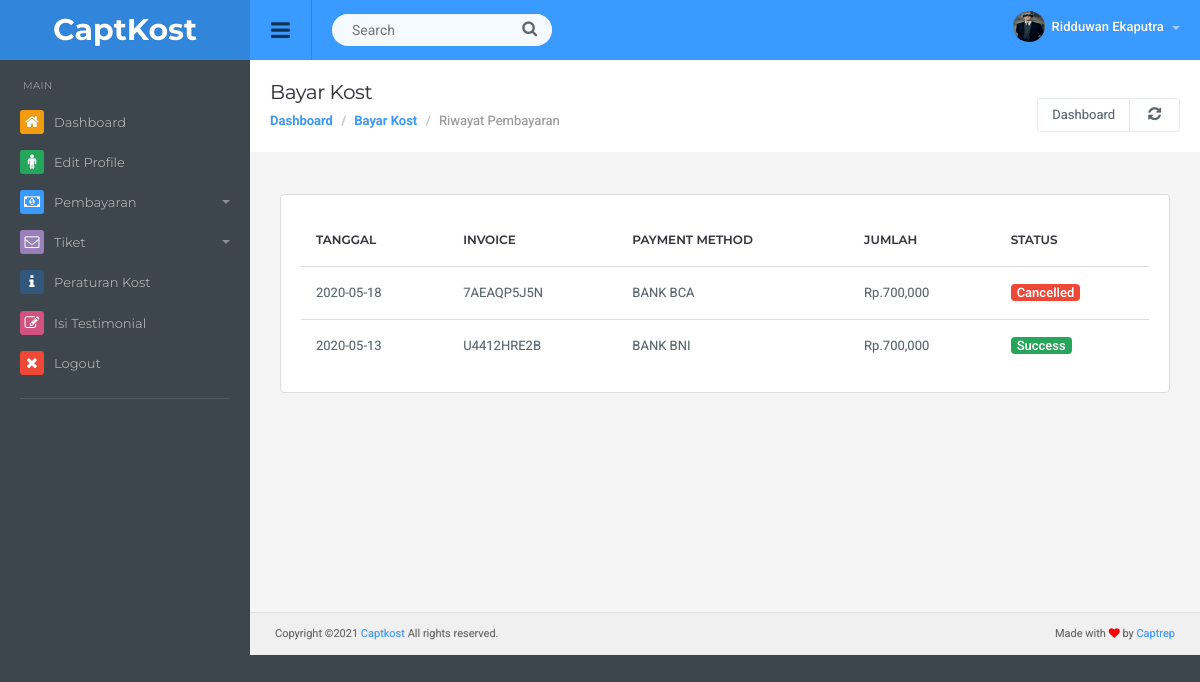
Page /member/history.php (signed in) on the committed database.
### tables this page shows
CREATE TABLE `identitas` (
  `id_identitas` int(3) NOT NULL,
  `nama` varchar(50) NOT NULL,
  `umur` int(2) NOT NULL,
  `pekerjaan` varchar(50) NOT NULL,
  `agama` varchar(10) NOT NULL,
  `jalan` varchar(50) NOT NULL,
  `desa` varchar(50) NOT NULL,
  `kecamatan` varchar(50) NOT NULL,
  `kabupaten` varchar(50) NOT NULL,
  `foto` varchar(50) NOT NULL,
  `id_penghuni` int(3) NOT NULL
);

CREATE TABLE `pembayaran` (
  `id_pembayaran` int(5) NOT NULL,
  `invoice` varchar(50) NOT NULL,
  `username` varchar(50) NOT NULL,
  `nama_kamar` varchar(50) NOT NULL,
  `jenis` enum('Pendaftaran','Pembayaran') NOT NULL,
  `method` varchar(50) NOT NULL,
  `status` enum('Pending','Success','Cancelled') NOT NULL,
  `tanggal` date NOT NULL,
  `jumlah` int(15) NOT NULL
);

### member/history.php (the view, shortened to what this page needs)
<?php
  $id = $_SESSION['id_penghuni'];
  $status = $_SESSION['status'];
if  (!isset($_SESSION['username']) and !isset($_SESSION['password']))  {
  header("location:login.php");
}elseif($status == "Deactivated"){
  header("location:deactivated.php");
}elseif($status == "New"){
  header("location:new.php");
}else {
  include("check.php");
  $sql_user = "SELECT p.username,p.status,p.tgl_expired,i.nama,i.umur,i.pekerjaan,i.agama,i.jalan,i.desa,i.kecamatan,i.kabupaten,i.foto FROM penghuni p, identitas i WHERE p.id_penghuni=i.id_penghuni AND i.id_penghuni='$id'";
  $query_user = mysqli_query($koneksi,$sql_user);
  $data_user = mysqli_fetch_assoc($query_user);
    $username = $data_user['username'];
    $nama     = $data_user['nama'];
    $foto     = $data_user['foto'];
?>
<!DOCTYPE html>
<html lang="en">
  <head>
  <link href="../admin/css/root.css" rel="stylesheet">
  </head>
  <body>
  <div id="top" class="clearfix">
    <div class="applogo">
      <a href="index.php" class="logo">CaptKost</a>
    </div>
    <a href="#" class="sidebar-open-button"><i class="fa fa-bars"></i></a>
    <form class="searchform">
      <input type="text" class="searchbox" id="searchbox" placeholder="Search">
      <span class="searchbutton"><i class="fa fa-search"></i></span>
    </form>
    <ul class="top-right">
    <li class="dropdown link">
    <a href="#" data-toggle="dropdown" class="dropdown-toggle profilebox"><img src="img/fotouser/<?=$foto;?>" alt="img"><b><?= $nama;?> </b><span class="caret"></span></a>
        </ul>
  </div>
<?php
  include ('sidebar.php');
?>
<div class="content">
  <div class="page-header">
    <h1 class="title">Bayar Kost</h1>
      <ol class="breadcrumb">
        <li><a href="index.php">Dashboard</a></li>
        <li><a href="bayar.php">Bayar Kost</a></li>
        <li class="active">Riwayat Pembayaran</li>
      </ol>
    <div class="right">
      <div class="btn-group" role="group" aria-label="...">
        <a href="index.php" class="btn btn-light">Dashboard</a>
        <a href="" class="btn btn-light"><i class="fa fa-refresh"></i></a>
      </div>
    </div>
  </div>
<br>
<div class="container-default">
  <div class="panel panel-default">
    <div class="panel-body table-responsive">
          <table class="table table-hover">
            <thead>
              <tr>
                <td>Tanggal</td>
                <td>Invoice</td>
                <td>Payment Method</td>
                <td>Jumlah</td>
                <td>Status</td>
              </tr>
            </thead>
            <tbody>
              <?php
              $ddl =  "SELECT * FROM pembayaran WHERE username ='$username' ORDER BY tanggal DESC";
              $query = mysqli_query($koneksi,$ddl) or die (mysqli_error($koneksi));
              while ($row=mysqli_fetch_assoc($query)) :
              ?>
              <tr>
                <td><?= $row['tanggal'];?></td>
                <td><?= $row['invoice'];?></td>
                <td><?= $row['method'];?></td>
                <td><?= "Rp." . number_format($row['jumlah']);?></td>
                <td>
                  <?php
                  if ($row['status'] == "Pending") {
                    $type = "warning";
                  }else if ($row['status'] == "Cancelled"){
                    $type = "danger";
                  }else if ($row['status'] == "Success"){
                    $type = "success";
                  }
                  ?>
                  <span class="label label-<?= $type;?>"><?= $row['status'];?></span>
                </td>
              </tr>
              <?php endwhile ?>
            </tbody>
          </table>
    </div>
  </div>
</div>
<br><br><br><br><br><br><br><br><br>
<?php
include "footer.php";
?>
</div>
</body>
</html>
<?php
} ?>

### admin/css/style.css (style rules this page uses)
body { background: #3d464d; color: #58666e; margin: 0; line-height: 1.7em; font-size: 13px; font-family: 'Roboto',sans-serif; outline: 0; text-Shadow: 0 0 1px rgba(0,0,0,0.2) }
a { color: #399bff; text-decoration: none }
b,strong { font-weight: 600 }
.container-default { padding: 0 }
#top { height: 60px; background: #399bff; color: #fff; width: 100%; position: fixed; z-index: 900; top: 0 }
.applogo { width: 250px; height: 60px; background: rgba(0,0,0,0.14); color: #fff; position: relative; padding: 19px 0 0 0px; float: left; text-align: center }
.applogo .logo { color: #fff; font-size: 30px; font-weight: bold; font-family: 'Montserrat',sans-serif }
.sidebar-open-button { height: 60px; font-size: 22px; display: block; width: 62px; text-align: center; float: left; color: rgba(0,0,0,0.6); padding-top: 19px; border-right: 1px solid rgba(0,0,0,0.14); z-index: 1 }
.searchform { width: 220px; margin: 0 20px; float: left; padding-top: 14px; position: relative }
.searchbox { border-radius: 999px; border: none; height: 32px; width: 220px; padding-left: 20px; padding-right: 36px; background: rgba(255,255,255,0.95); color: #37363e; box-shadow: inset none }
.searchbutton { border: none; color: rgba(0,0,0,0.5); background: none; position: absolute; top: 18px; font-size: 16px; right: 15px }
.top-right { line-height: 1.8em; float: right; padding-right: 20px; padding-left: 10px; padding-top: 15px; font-weight: 600 }
.top-right .link { display: inline-block; padding-left: 8px; height: 30px }
.top-right .link a { display: block }
.top-right a { color: #fff }
.top-right .profilebox { color: rgba(255,255,255,0.95) }
.top-right .profilebox img { width: 32px; height: 31px; float: left; border-radius: 100%; margin-right: 7px; margin-top: -4px }
.top-right .profilebox .caret { margin-left: 5px; color: rgba(255,255,255,0.5) }
.content { padding-left: 30px; padding-right: 30px; padding-top: 80px; margin-left: 250px; background: #f5f5f5 }
.page-header { background: #fff; margin: -20px -30px 20px -30px; padding: 20px; border-bottom: none; position: relative }
.page-header .title { padding: 0; margin: 0; font-family: 'Montserrat',sans-serif; font-size: 20px; line-height: normal; font-weight: normal; color: #37363e; padding-bottom: 6px }
.page-header .right { position: absolute; right: 20px; bottom: 20px; min-width: 500px; text-align: right }
.page-header .right .btn-group { float: right }
.page-header .right .btn { padding-left: 14px; padding-right: 14px; font-size: 13px }
.page-header .right .btn .fa { margin: 0 4px }
.page-header .right .btn-group .btn { border: 1px solid #E8EBED }
a:focus,input,input[type="file"]:focus,input[type="radio"]:focus,input[type="checkbox"]:focus,.btn:focus,.btn:active:focus,.btn.active:focus,.btn.focus,.btn:active.focus,.btn.active.focus { outline: 0px }
h1,h2,h3,h4,h5,h6,.h1,.h2,.h3,.h4,.h5,.h6 { font-family: inherit; font-weight: 400; line-height: 1.6; color: #37363e }
h1,.h1,h2,.h2,h3,.h3 { margin-top: 20px; margin-bottom: 10px; letter-spacing: -0.02em }
h1,.h1 { font-size: 2.25em }
.btn { font-size: 14px; padding: 7px 20px 7px 20px; border: none; background: #e4e4e4; color: inherit; border-radius: 3px }
.btn .fa { font-size: 15px; margin-right: 5px }
.btn-light { background-color: #fff; color: inherit; border: 1px solid #BDC4C9 }
.label { font-size: inherit; padding: 1px 6px; font-weight: 600; border-radius: 4px }
.label-success { background: #26a65b }
.label-danger { background: #ef4836 }
input,select { height: 34px; border-radius: 3px; padding-left: 10px; font-size: 14px; background: #fff; border: 1px solid #BDC4C9; box-shadow: inset 0px 1px 0px #F1F0F1 }
.breadcrumb { background: none; padding: 0; margin: 0; font-weight: 600 }
.breadcrumb .active { font-weight: normal; color: #999 }
.panel { box-shadow: none; border: 1px solid #e5e5e5; background: #fff; padding: 20px; margin-bottom: 20px; position: relative }
.panel-body,.panel-heading { padding: 0; color: inherit; background-color: transparent; border-color: none }
.panel-default { border-color: #ddd }
.table { margin: 0 }
thead { font-weight: 600; font-family: 'Montserrat',sans-serif; text-transform: uppercase; font-size: 12px; color: #37363e }
table td { display: table-cell; vertical-align: middle }
.table>thead>tr>th,.table>tbody>tr>th,.table>tfoot>tr>th,.table>thead>tr>td,.table>tbody>tr>td,.table>tfoot>tr>td { padding: 15px; line-height: 1.7 }

### rows in the picture
identitas: foto (picture), nama "Ridduwan Ekaputra"
pembayaran: tanggal "2020-05-18", invoice "7AEAQP5J5N", method "BANK BCA", jumlah "700,000", status "Cancelled"
pembayaran: tanggal "2020-05-13", invoice "U4412HRE2B", method "BANK BNI", jumlah "700,000", status "Success"
